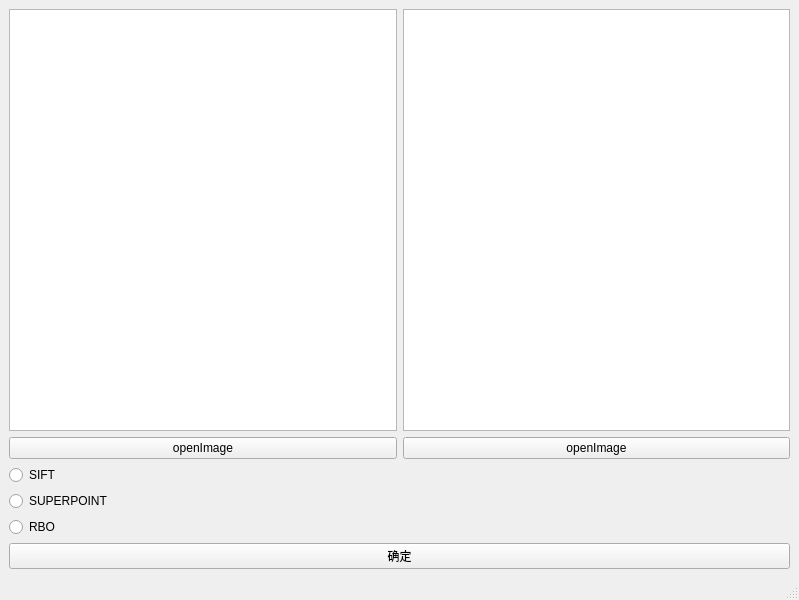
<?xml version="1.0" encoding="UTF-8"?>
<ui version="4.0">
 <class>MainWindow</class>
 <widget class="QMainWindow" name="MainWindow">
  <property name="geometry">
   <rect>
    <x>0</x>
    <y>0</y>
    <width>799</width>
    <height>600</height>
   </rect>
  </property>
  <property name="windowTitle">
   <string>MainWindow</string>
  </property>
  <widget class="QWidget" name="centralwidget">
   <layout class="QGridLayout" name="gridLayout">
    <item row="0" column="0">
     <layout class="QHBoxLayout" name="horizontalLayout_2">
      <item>
       <widget class="QGraphicsView" name="graphicsView_2"/>
      </item>
      <item>
       <widget class="QGraphicsView" name="graphicsView"/>
      </item>
     </layout>
    </item>
    <item row="1" column="0">
     <layout class="QHBoxLayout" name="horizontalLayout">
      <item>
       <widget class="QPushButton" name="pushButton_3">
        <property name="text">
         <string>openImage</string>
        </property>
       </widget>
      </item>
      <item>
       <widget class="QPushButton" name="pushButton_2">
        <property name="text">
         <string>openImage</string>
        </property>
       </widget>
      </item>
     </layout>
    </item>
    <item row="2" column="0">
     <layout class="QVBoxLayout" name="verticalLayout">
      <item>
       <widget class="QRadioButton" name="radioButton">
        <property name="text">
         <string>SIFT</string>
        </property>
       </widget>
      </item>
      <item>
       <widget class="QRadioButton" name="radioButton_2">
        <property name="text">
         <string>SUPERPOINT</string>
        </property>
       </widget>
      </item>
      <item>
       <widget class="QRadioButton" name="radioButton_3">
        <property name="text">
         <string>RBO</string>
        </property>
       </widget>
      </item>
      <item>
       <widget class="QPushButton" name="pushButton">
        <property name="text">
         <string>确定</string>
        </property>
       </widget>
      </item>
     </layout>
    </item>
   </layout>
  </widget>
  <widget class="QMenuBar" name="menubar">
   <property name="geometry">
    <rect>
     <x>0</x>
     <y>0</y>
     <width>799</width>
     <height>26</height>
    </rect>
   </property>
  </widget>
  <widget class="QStatusBar" name="statusbar"/>
 </widget>
 <resources/>
 <connections/>
</ui>
